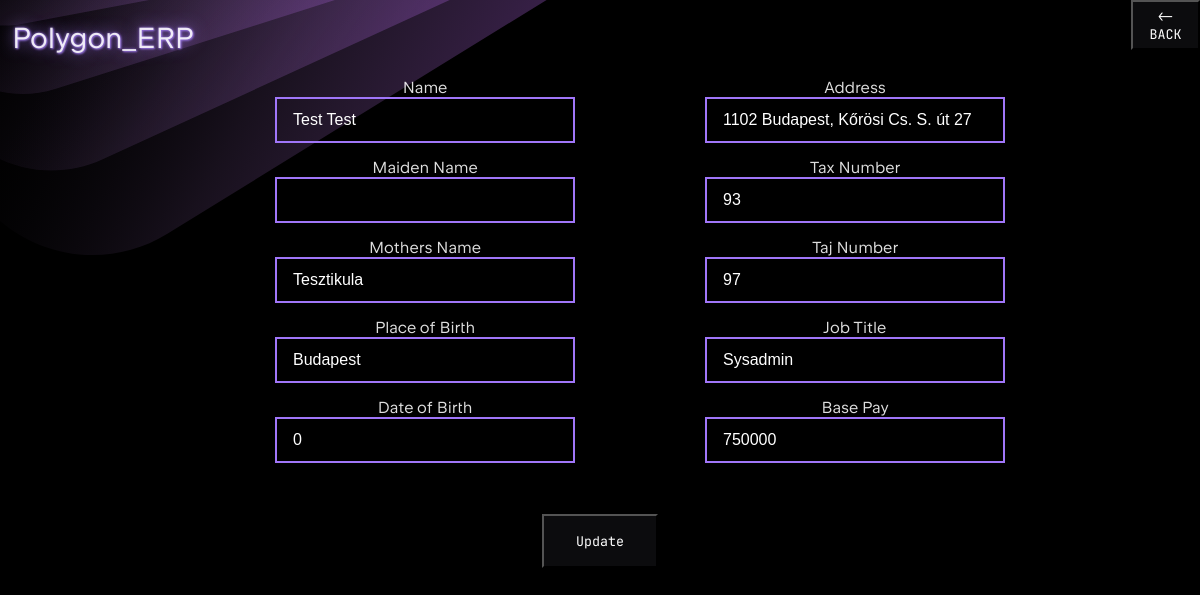
Screenshot of /employee/edit_worker/1 (signed in) with the database file from the repository.
### polygonerp/models/user.py (models this page shows, shortened)
class User(db.Model):
    id = db.Column(db.Integer, primary_key=True)
    username = db.Column(db.String(80), unique=True, nullable=False)
    password_hash = db.Column(db.String(255), unique = True, nullable=False)
    name = db.Column(db.String(200), nullable=False)
    maiden_name = db.Column(db.String(200), nullable=False)
    mothers_name = db.Column(db.String(200), nullable=False)
    pob = db.Column(db.String(200), nullable=False)
    dob = db.Column(db.String(200), nullable=False)
    address = db.Column(db.String(200), nullable=False)
    tax_num = db.Column(db.String(10), unique=True ,nullable=False)
    taj_number = db.Column(db.String(10), unique=True, nullable=False)
    job_title = db.Column(db.String(200), nullable=False)
    base_pay = db.Column(db.Integer, nullable=False)
    email_address = db.Column(db.String(200), nullable=False)
    is_admin = db.Column(db.Boolean, nullable=False)
    first_login = db.Column(db.Boolean, default=True)

### polygonerp/controllers/user_controller.py (the view)
    def update_user(self, user_id):
        user = User.query.get_or_404(user_id)
        form = UserForm(obj=user)
        if form.validate_on_submit():
            form.populate_obj(user)
            db.session.commit()
            print('updated successfully')
            return redirect(url_for('user.search_users'))
        return render_template('user/update_user.html', user=user, form=form)

### polygonerp/forms/user_form.py
class UserForm(FlaskForm):
    name = StringField('Name', validators=[DataRequired(message="Name is required")])
    maiden_name = StringField('Maiden Name')
    mothers_name = StringField('Mothers Name', validators=[DataRequired(message="Mother's name is required")])
    pob = StringField('Place of Birth', validators=[DataRequired(message="Place of Birth is required")])
    dob = StringField('Date of Birth', validators=[DataRequired(message="Date of Birth is required")])
    address = StringField('Address', validators=[DataRequired(message="Address is required")])
    tax_num = StringField('Tax Number', validators=[DataRequired(message="Tax number required")])
    taj_number = StringField('Taj Number', validators=[DataRequired(message="Taj number is required")])
    job_title = StringField('Job Title', validators=[DataRequired(message="Job title is required")])
    base_pay = IntegerField('Base Pay', validators=[DataRequired(message="Base pay is required"), NumberRange(min=1, message="Must be a positive number.")])

### polygonerp/controllers/auth_controller.py (called while the page is built)
        def load_logged_in_user(self):
            user_id = session.get('user_id')
            g.user = User.query.filter_by(id=user_id).first() if user_id else None

### polygonerp/templates/user/update_user.html (shortened to what this page needs)
{% extends 'base.html' %}
{% block content %}
<form class="reg_form" method="post" onsubmit="return confirmUpdate()">
  <div class="form-columns">
    <div class="form-column">
      <div class="form-group">
        {{ form.name.label }} {{ form.name(class="form_inp") }}
      </div>
      <div class="form-group">
        {{ form.maiden_name.label }} {{ form.maiden_name(class="form_inp") }}
      </div>
      <div class="form-group">
        {{ form.mothers_name.label }} {{ form.mothers_name(class="form_inp") }}
      </div>
      <div class="form-group">
        {{ form.pob.label }} {{ form.pob(class="form_inp") }}
      </div>
      <div class="form-group">
        {{ form.dob.label }} {{ form.dob(class="form_inp") }}
      </div>
    </div>
    <div class="form-column">
      <div class="form-group">
        {{ form.address.label }} {{ form.address(class="form_inp") }}
      </div>
      <div class="form-group">
        {{ form.tax_num.label }} {{ form.tax_num(class="form_inp") }}
      </div>
      <div class="form-group">
        {{ form.taj_number.label }} {{ form.taj_number(class="form_inp") }}
      </div>
      <div class="form-group">
        {{ form.job_title.label }} {{ form.job_title(class="form_inp") }}
      </div>
      <div class="form-group">
        {{ form.base_pay.label }} {{ form.base_pay(class="form_inp") }}
      </div>
    </div>
  </div>
  <div class="form-submit">
    <input type="submit" value="Update" class="sign_in_button">
  </div>
</form>
{% endblock %}

### polygonerp/static/style.css (style rules this page uses)
:root { font-family: "JetBrains Sans", Inter, system-ui, Avenir, Helvetica, Arial, sans-serif; font-weight: 300; color: rgba(255, 255, 255, 0.87); background-color: #000000; text-align: center; }
.reg_form { display: flex; flex-direction: column; align-items: center; }
.sign_in_button { font-family: "JetBrains Mono", Inter, system-ui, sans-serif; background-color: rgba(25, 25, 28, 0.5); cursor: pointer; color: rgba(255, 255, 255, 1); padding: 1rem 2rem ; margin-top: 1rem; }
.form-columns { display: flex; gap: 50px; justify-content: center; margin-bottom: 20px; flex-wrap: wrap; }
.form-column { display: flex; flex-direction: column; flex: 1; margin-left: 80px; min-width: 300px; }
.form-group { display: flex; flex-direction: column; margin-bottom: 15px; }
.form_inp { padding: 0.75rem 1rem; font-size: 16px; border: 2px solid #a076f9; background: transparent; color: white; }

### rows the page displays
User: name "Test Test", mothers_name "Tesztikula", pob "Budapest", dob "0", address "1102 Budapest, Kőrösi Cs. S. út 27", tax_num "93", taj_number "97", job_title "Sysadmin", base_pay "750000"
